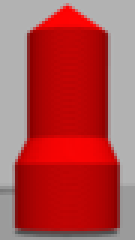
#> input picture robotx_vision/scripts/image/buoy_marker.png, 45 x 80 px (shown 3 times larger)
$ python brute_force.py   (Python 2 division)   (older library calls are emulated)
#> lines starting #> are read from the running program, lines starting #| are printed output that depends on the picture
import numpy as np
import cv2
from matplotlib import pyplot as plt

img1 = cv2.imread('image/buoy_marker.png',0)          # queryImage
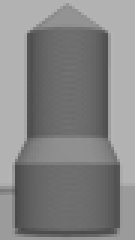
#> img1: shape (80, 45) (shown 3 times larger); min 72, max 180, mean 132.4
img2 = cv2.imread('image/sea.png',0) # trainImage
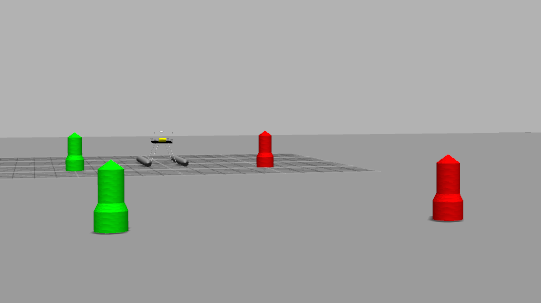
#> input picture robotx_vision/scripts/image/sea.png, 541 x 303 px
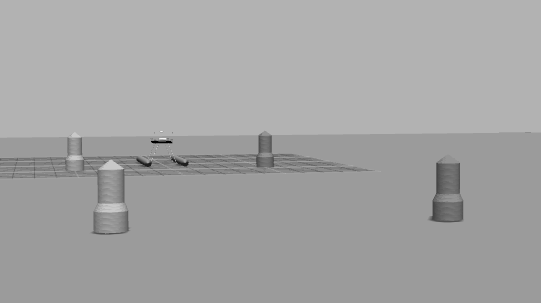
#> img2: shape (303, 541); min 0, max 241, mean 163.5

# Initiate SIFT detector
orb = cv2.ORB()
sift = cv2.SIFT()

# find the keypoints and descriptors with SIFT
# kp1, des1 = orb.detectAndCompute(img1,None)
# kp2, des2 = orb.detectAndCompute(img2,None)

kp1, des1 = sift.detectAndCompute(img1,None)
#> kp1 = 15 keypoints; strongest (x, y, size): (11, 12, 3.3), (11, 13, 4.3), (21, 23, 18.5), (6, 56, 2.9)
kp2, des2 = sift.detectAndCompute(img2,None)
#> kp2 = 100 keypoints; strongest (x, y, size): (170, 142, 1.8), (185, 164, 3.2), (148, 165, 3.4), (180, 163, 4)

# create BFMatcher object
bf = cv2.BFMatcher()

# Match descriptors.
# matches = bf.match(des1,des2)
knnmatches = bf.knnMatch(des1, des2, k=2)
#> knnmatches = 15 matches

# Apply ratio test
good = []
for m,n in knnmatches:
    if m.distance < 0.75*n.distance:
        good.append([m])
#> this loop made 15 passes
#> after the loop, good = 5 matches

print good
#> (printed output is left out)

# Sort them in the order of their distance.
# matches = sorted(matches, key = lambda x:x.distance)
